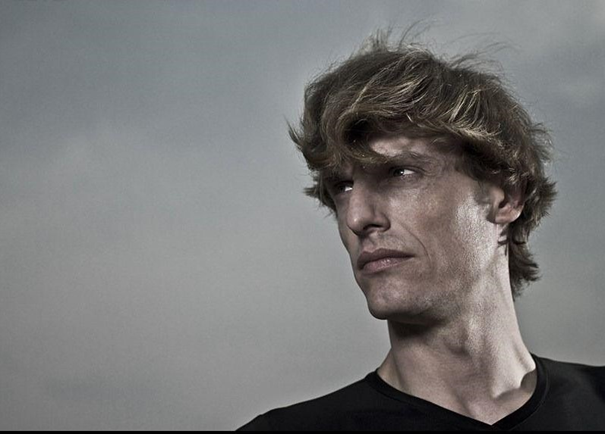
#> input picture 3.jpg, 605 x 434 px
$ python test.py
#> lines starting #> are read from the running program, lines starting #| are printed output that depends on the picture; after the words box and inside, x2 and y2 are one past the last pixel; in counts of white or black regions, pixels touching at a corner belong together
import cv2
import numpy as np

# Reading the Image
image = cv2.imread("3.jpg")
#> image is the input picture: shape (434, 605, 3); mean B, G, R 119.9, 120.3, 120.8

# 第一次变换（卡通化）
# Finding the Edges of Image
gray = cv2.cvtColor(image, cv2.COLOR_BGR2GRAY)
gray = cv2.medianBlur(gray, 7)
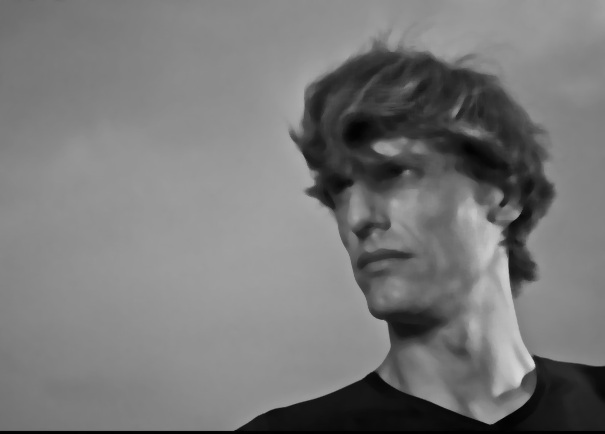
#> gray: shape (434, 605); min 0, max 213, mean 120.2
edges = cv2.adaptiveThreshold(gray, 255, cv2.ADAPTIVE_THRESH_MEAN_C, cv2.THRESH_BINARY, 9, 10)
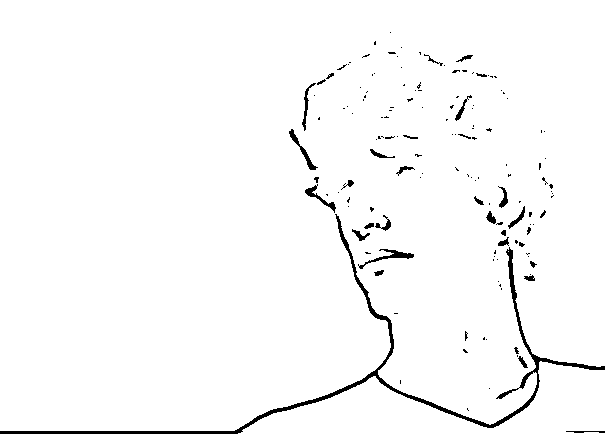
#> edges: shape (434, 605); 97.7% white; 144 black regions (111 under 20 px), largest, box (x1, y1, x2, y2) and area: (0, 214, 605, 434) 3506, (358, 249, 414, 269) 242, (289, 129, 318, 170) 200
# Making a Cartoon of the image
color = cv2.bilateralFilter(image, 12, 250, 250)
cartoon = cv2.bitwise_and(color, color, mask=edges)
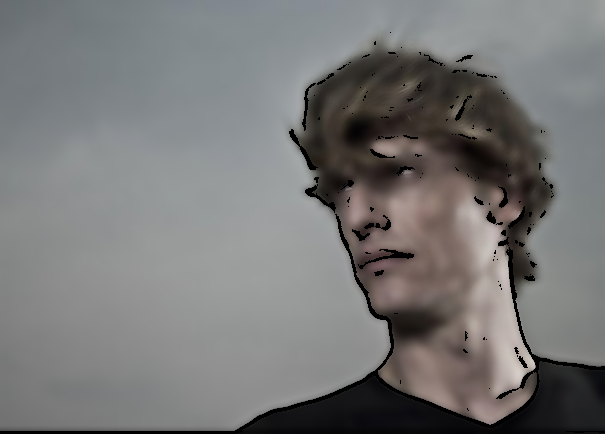
#> cartoon: shape (434, 605, 3); mean B, G, R 118.5, 118.9, 119.3
#Visualize the cartoon image
cv2.imshow("Cartoon1", cartoon)
cv2.imwrite('Cartoon1.jpg',cartoon)
cv2.waitKey(0) # "0" is Used to close the image window
cv2.destroyAllWindows()
#cv2.imshow("edges",edges)


#第二次变换（模糊图像）
#convert to gray scale
grayImage = cv2.cvtColor(image, cv2.COLOR_BGR2GRAY)
#apply gaussian blur
grayImage = cv2.GaussianBlur(grayImage, (3, 3), 0)
#detect edges
edgeImage = cv2.Laplacian(grayImage, -1, ksize=3)
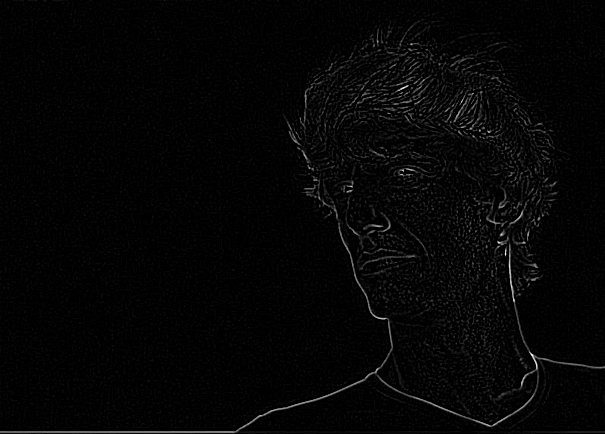
#> edgeImage: shape (434, 605); min 0, max 255, mean 5
edgeImage = 255 - edgeImage
#threshold image
ret, edgeImage = cv2.threshold(edgeImage, 150, 255, cv2.THRESH_BINARY)
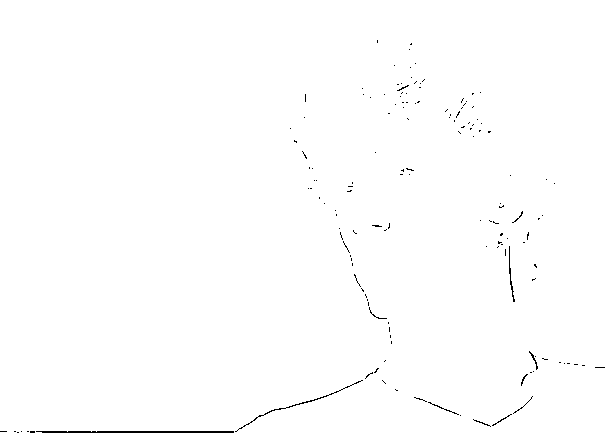
#> edgeImage: shape (434, 605); 99.5% white; black in thin lines or dots
#blur images heavily using edgePreservingFilter
edgePreservingImage = cv2.edgePreservingFilter(image, flags=2, sigma_s=50, sigma_r=0.4)
#create output matrix
output =np.zeros(grayImage.shape)
#combine cartoon image and edges image
output = cv2.bitwise_and(edgePreservingImage, edgePreservingImage, mask=edgeImage)
#Visualize the cartoon image
cv2.imshow("Cartoon2", output)
cv2.imwrite('Cartoon2.jpg',output)
cv2.waitKey(0) # "0" is Used to close the image window
cv2.destroyAllWindows()
#cv2.imshow("edgeImage",edgeImage)


#第三次变换（风格化）
cartoon_image = cv2.stylization(image, sigma_s=150, sigma_r=0.45)
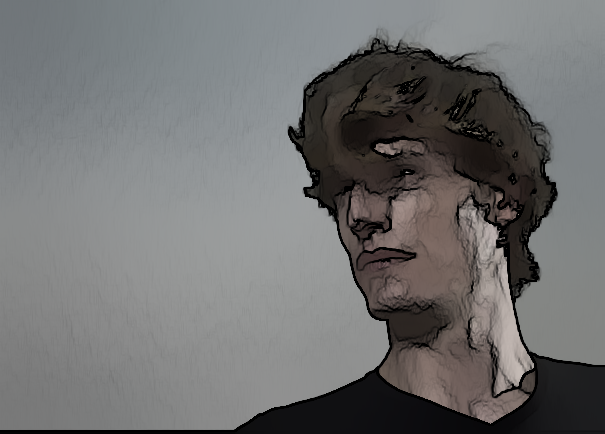
#> cartoon_image: shape (434, 605, 3); mean B, G, R 112.1, 112.2, 112.1
cv2.imshow('Cartoon3', cartoon_image)
cv2.imwrite('Cartoon3.jpg',cartoon_image)
cv2.waitKey(0)
cv2.destroyAllWindows()


#第四次变换（铅笔素描）
cartoon_image1, cartoon_image2  = cv2.pencilSketch(image, sigma_s=60, sigma_r=0.15, shade_factor=0.05)
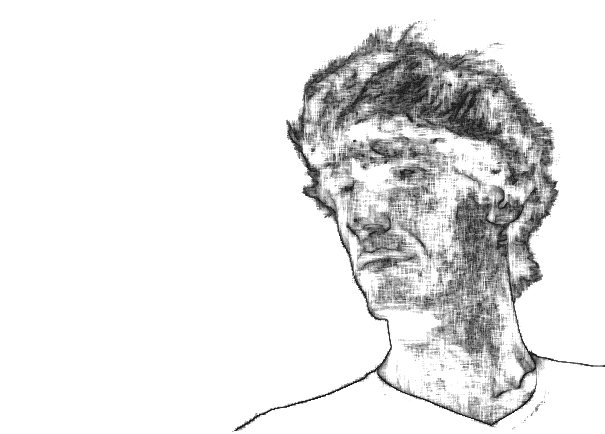
#> cartoon_image1: shape (434, 605); min 26, max 255, mean 230.8
cv2.imshow('pencil1', cartoon_image1)
cv2.imwrite('pencil1.jpg',cartoon_image1)
cv2.waitKey()
cv2.destroyAllWindows()

cv2.imshow('pencil2', cartoon_image2)
cv2.imwrite('pencil2.jpg',cartoon_image2)
cv2.waitKey()
cv2.destroyAllWindows()

$ run again, with 1.jpg copied over 3.jpg
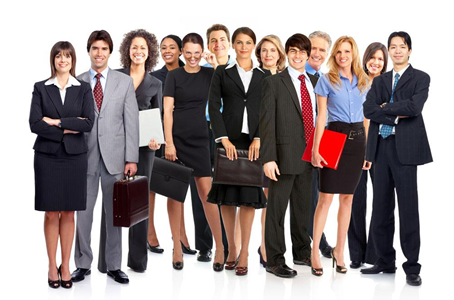
#> input picture 1.jpg, 454 x 300 px
#> image is the input picture: shape (300, 454, 3); mean B, G, R 145, 145.4, 156.1
#> `edges = cv2.adaptiveThreshold(gray, 255, cv2.ADAPTIVE_THRESH_MEAN_C, c..`:
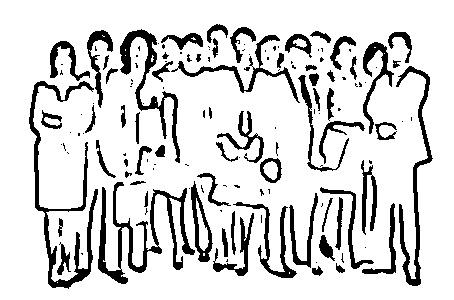
#> edges: shape (300, 454); 84.1% white; 142 black regions (76 under 20 px), largest, box (x1, y1, x2, y2) and area: (98, 182, 195, 284) 2424, (29, 81, 98, 289) 2304, (120, 29, 180, 163) 1507
#> `cartoon_image1, cartoon_image2  = cv2.pencilSketch(image, sigma_s=60, ..`:
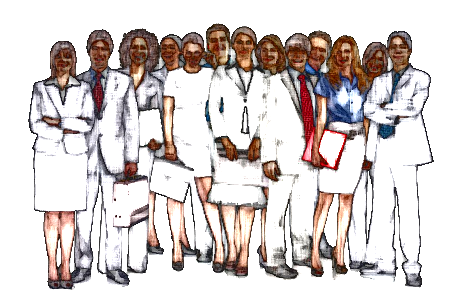
#> cartoon_image2: shape (300, 454, 3); mean B, G, R 204.7, 206.4, 214.1

$ run again, with 2.jpg copied over 3.jpg
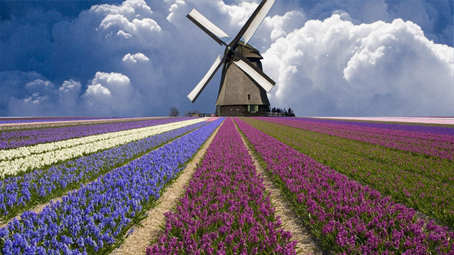
#> input picture 2.jpg, 454 x 255 px
#> image is the input picture: shape (255, 454, 3); mean B, G, R 126.8, 110.7, 115.1
#> `edges = cv2.adaptiveThreshold(gray, 255, cv2.ADAPTIVE_THRESH_MEAN_C, c..`:
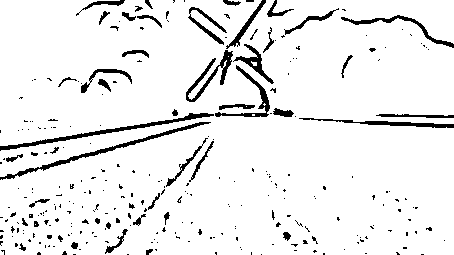
#> edges: shape (255, 454); 92.8% white; 286 black regions (237 under 20 px), largest, box (x1, y1, x2, y2) and area: (0, 113, 214, 151) 812, (0, 122, 211, 180) 769, (186, 50, 233, 102) 540
#> `cartoon_image1, cartoon_image2  = cv2.pencilSketch(image, sigma_s=60, ..`:
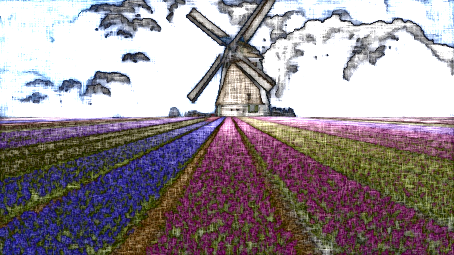
#> cartoon_image2: shape (255, 454, 3); mean B, G, R 144.3, 139.7, 149.9
